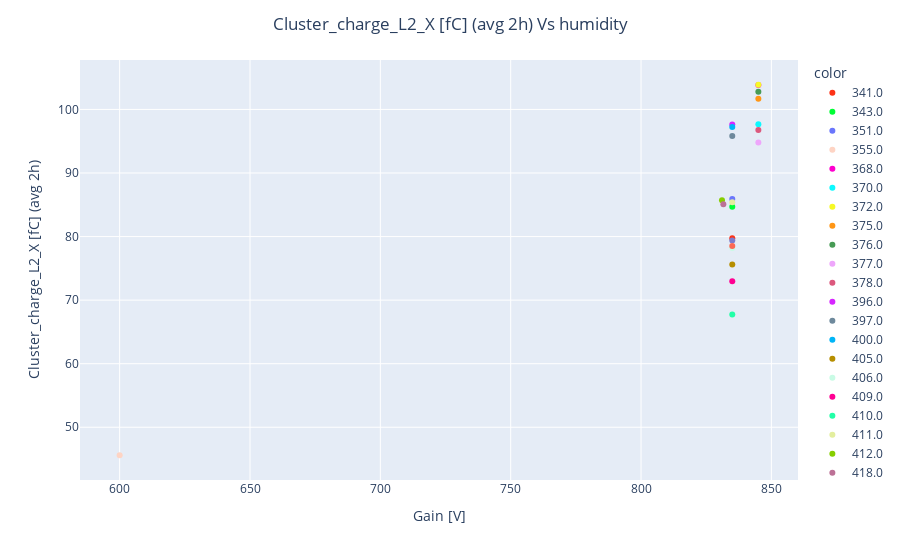

Notebook code cell kept with this figure:
### Code cell
HV_pd_sliced=HV_pd[HV_pd.L2_VMon_Dr>749]
HV_pd_aver_run=HV_pd_sliced.groupby("run", as_index=False).mean()
plot_parameter_by_gain(HV_pd_aver_run,"Cluster_charge_L2_X",2)

### Figure 1 — Plotly figure (JSON) as saved in the notebook; plotly's stock layout.template omitted (floating-point values rounded to 4 significant figures)
{"data": [{"hovertemplate": "color=341.0<br>x=%{x}<br>y=%{y}<extra></extra>", "legendgroup": "341.0", "marker": {"color": "#FD3216", "symbol": "circle"}, "mode": "markers", "name": "341.0", "orientation": "v", "showlegend": true, "type": "scatter", "x": [835], "xaxis": "x", "y": [79.72], "yaxis": "y"}, {"hovertemplate": "color=343.0<br>x=%{x}<br>y=%{y}<extra></extra>", "legendgroup": "343.0", "marker": {"color": "#00FE35", "symbol": "circle"}, "mode": "markers", "name": "343.0", "orientation": "v", "showlegend": true, "type": "scatter", "x": [835], "xaxis": "x", "y": [84.7], "yaxis": "y"}, {"hovertemplate": "color=351.0<br>x=%{x}<br>y=%{y}<extra></extra>", "legendgroup": "351.0", "marker": {"color": "#6A76FC", "symbol": "circle"}, "mode": "markers", "name": "351.0", "orientation": "v", "showlegend": true, "type": "scatter", "x": [835], "xaxis": "x", "y": [85.93], "yaxis": "y"}, {"hovertemplate": "color=355.0<br>x=%{x}<br>y=%{y}<extra></extra>", "legendgroup": "355.0", "marker": {"color": "#FED4C4", "symbol": "circle"}, "mode": "markers", "name": "355.0", "orientation": "v", "showlegend": true, "type": "scatter", "x": [600], "xaxis": "x", "y": [45.6], "yaxis": "y"}, {"hovertemplate": "color=368.0<br>x=%{x}<br>y=%{y}<extra></extra>", "legendgroup": "368.0", "marker": {"color": "#FE00CE", "symbol": "circle"}, "mode": "markers", "name": "368.0", "orientation": "v", "showlegend": true, "type": "scatter", "x": [845], "xaxis": "x", "y": [103.8], "yaxis": "y"}, {"hovertemplate": "color=370.0<br>x=%{x}<br>y=%{y}<extra></extra>", "legendgroup": "370.0", "marker": {"color": "#0DF9FF", "symbol": "circle"}, "mode": "markers", "name": "370.0", "orientation": "v", "showlegend": true, "type": "scatter", "x": [845], "xaxis": "x", "y": [97.66], "yaxis": "y"}, {"hovertemplate": "color=372.0<br>x=%{x}<br>y=%{y}<extra></extra>", "legendgroup": "372.0", "marker": {"color": "#F6F926", "symbol": "circle"}, "mode": "markers", "name": "372.0", "orientation": "v", "showlegend": true, "type": "scatter", "x": [845], "xaxis": "x", "y": [103.9], "yaxis": "y"}, {"hovertemplate": "color=375.0<br>x=%{x}<br>y=%{y}<extra></extra>", "legendgroup": "375.0", "marker": {"color": "#FF9616", "symbol": "circle"}, "mode": "markers", "name": "375.0", "orientation": "v", "showlegend": true, "type": "scatter", "x": [845], "xaxis": "x", "y": [101.7], "yaxis": "y"}, {"hovertemplate": "color=376.0<br>x=%{x}<br>y=%{y}<extra></extra>", "legendgroup": "376.0", "marker": {"color": "#479B55", "symbol": "circle"}, "mode": "markers", "name": "376.0", "orientation": "v", "showlegend": true, "type": "scatter", "x": [845], "xaxis": "x", "y": [102.8], "yaxis": "y"}, {"hovertemplate": "color=377.0<br>x=%{x}<br>y=%{y}<extra></extra>", "legendgroup": "377.0", "marker": {"color": "#EEA6FB", "symbol": "circle"}, "mode": "markers", "name": "377.0", "orientation": "v", "showlegend": true, "type": "scatter", "x": [845], "xaxis": "x", "y": [94.79], "yaxis": "y"}, {"hovertemplate": "color=378.0<br>x=%{x}<br>y=%{y}<extra></extra>", "legendgroup": "378.0", "marker": {"color": "#DC587D", "symbol": "circle"}, "mode": "markers", "name": "378.0", "orientation": "v", "showlegend": true, "type": "scatter", "x": [845], "xaxis": "x", "y": [96.78], "yaxis": "y"}, {"hovertemplate": "color=396.0<br>x=%{x}<br>y=%{y}<extra></extra>", "legendgroup": "396.0", "marker": {"color": "#D626FF", "symbol": "circle"}, "mode": "markers", "name": "396.0", "orientation": "v", "showlegend": true, "type": "scatter", "x": [835], "xaxis": "x", "y": [97.62], "yaxis": "y"}, {"hovertemplate": "color=397.0<br>x=%{x}<br>y=%{y}<extra></extra>", "legendgroup": "397.0", "marker": {"color": "#6E899C", "symbol": "circle"}, "mode": "markers", "name": "397.0", "orientation": "v", "showlegend": true, "type": "scatter", "x": [835], "xaxis": "x", "y": [95.82], "yaxis": "y"}, {"hovertemplate": "color=400.0<br>x=%{x}<br>y=%{y}<extra></extra>", "legendgroup": "400.0", "marker": {"color": "#00B5F7", "symbol": "circle"}, "mode": "markers", "name": "400.0", "orientation": "v", "showlegend": true, "type": "scatter", "x": [835], "xaxis": "x", "y": [97.24], "yaxis": "y"}, {"hovertemplate": "color=405.0<br>x=%{x}<br>y=%{y}<extra></extra>", "legendgroup": "405.0", "marker": {"color": "#B68E00", "symbol": "circle"}, "mode": "markers", "name": "405.0", "orientation": "v", "showlegend": true, "type": "scatter", "x": [835], "xaxis": "x", "y": [75.59], "yaxis": "y"}, {"hovertemplate": "color=406.0<br>x=%{x}<br>y=%{y}<extra></extra>", "legendgroup": "406.0", "marker": {"color": "#C9FBE5", "symbol": "circle"}, "mode": "markers", "name": "406.0", "orientation": "v", "showlegend": true, "type": "scatter", "x": [835], "xaxis": "x", "y": [78.2], "yaxis": "y"}, {"hovertemplate": "color=409.0<br>x=%{x}<br>y=%{y}<extra></extra>", "legendgroup": "409.0", "marker": {"color": "#FF0092", "symbol": "circle"}, "mode": "markers", "name": "409.0", "orientation": "v", "showlegend": true, "type": "scatter", "x": [835], "xaxis": "x", "y": [72.99], "yaxis": "y"}, {"hovertemplate": "color=410.0<br>x=%{x}<br>y=%{y}<extra></extra>", "legendgroup": "410.0", "marker": {"color": "#22FFA7", "symbol": "circle"}, "mode": "markers", "name": "410.0", "orientation": "v", "showlegend": true, "type": "scatter", "x": [835], "xaxis": "x", "y": [67.73], "yaxis": "y"}, {"hovertemplate": "color=411.0<br>x=%{x}<br>y=%{y}<extra></extra>", "legendgroup": "411.0", "marker": {"color": "#E3EE9E", "symbol": "circle"}, "mode": "markers", "name": "411.0", "orientation": "v", "showlegend": true, "type": "scatter", "x": [835], "xaxis": "x", "y": [85.38], "yaxis": "y"}, {"hovertemplate": "color=412.0<br>x=%{x}<br>y=%{y}<extra></extra>", "legendgroup": "412.0", "marker": {"color": "#86CE00", "symbol": "circle"}, "mode": "markers", "name": "412.0", "orientation": "v", "showlegend": true, "type": "scatter", "x": [831.1], "xaxis": "x", "y": [85.73], "yaxis": "y"}, {"hovertemplate": "color=418.0<br>x=%{x}<br>y=%{y}<extra></extra>", "legendgroup": "418.0", "marker": {"color": "#BC7196", "symbol": "circle"}, "mode": "markers", "name": "418.0", "orientation": "v", "showlegend": true, "type": "scatter", "x": [831.6], "xaxis": "x", "y": [85.07], "yaxis": "y"}, {"hovertemplate": "color=419.0<br>x=%{x}<br>y=%{y}<extra></extra>", "legendgroup": "419.0", "marker": {"color": "#7E7DCD", "symbol": "circle"}, "mode": "markers", "name": "419.0", "orientation": "v", "showlegend": true, "type": "scatter", "x": [835], "xaxis": "x", "y": [79.37], "yaxis": "y"}, {"hovertemplate": "color=420.0<br>x=%{x}<br>y=%{y}<extra></extra>", "legendgroup": "420.0", "marker": {"color": "#FC6955", "symbol": "circle"}, "mode": "markers", "name": "420.0", "orientation": "v", "showlegend": true, "type": "scatter", "x": [835], "xaxis": "x", "y": [78.51], "yaxis": "y"}], "layout": {"legend": {"title": {"text": "color"}, "tracegroupgap": 0}, "margin": {"t": 60}, "title": {"text": "Cluster_charge_L2_X [fC] (avg 2h) Vs humidity", "x": 0.5}, "xaxis": {"anchor": "y", "domain": [0, 1], "title": {"text": "Gain [V]"}}, "yaxis": {"anchor": "x", "domain": [0, 1], "title": {"text": "Cluster_charge_L2_X [fC] (avg 2h)"}}}}
